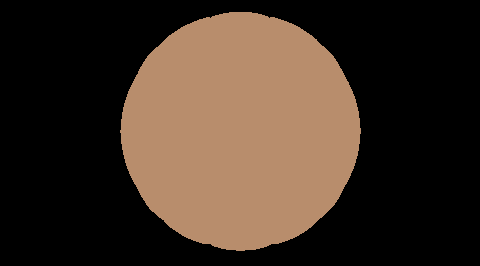
%> input picture lab1/intrinsic_images/ball_albedo.png, 480 x 266 px
$ octave recoloring.m   (GNU Octave 9; MATLAB toolbox functions it lacks are replaced by stand-ins)
%> lines starting %> are read from the running program, lines starting %| are printed output that depends on the picture; in (x1, y1, x2, y2) boxes, pixels count from 0 and x2, y2 are one past the last pixel; in counts of white or black regions, pixels touching at a corner belong together; the program's own positions count from 1
albedo_dir = 'ball_albedo.png';
shading_dir = 'ball_shading.png';
original_dir = 'ball.png';

im_albedo = imread(albedo_dir);
%> im_albedo is the input picture: size 266x480x3 uint8; mean R, G, B 64.1, 49.1, 37.6
im_shading = imread(shading_dir);
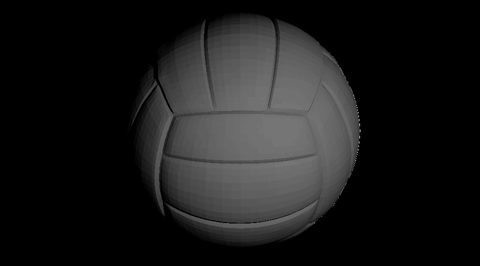
%> input picture lab1/intrinsic_images/ball_shading.png, 480 x 266 px
%> im_shading is the input picture: size 266x480 uint8; min 0, max 149, mean 25.6
im_original = imread(original_dir);
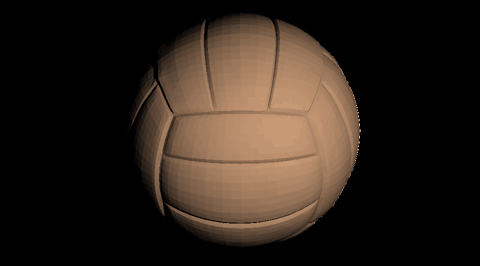
%> input picture lab1/intrinsic_images/ball.png, 480 x 266 px
%> im_original is the input picture: size 266x480x3 uint16; mean R, G, B 4715.9, 3613.8, 2768

% The values in each channel of the ball are substituted to the new color.
im_albedo(:,:,1) = zeros(size(im_albedo(:,:,1)));
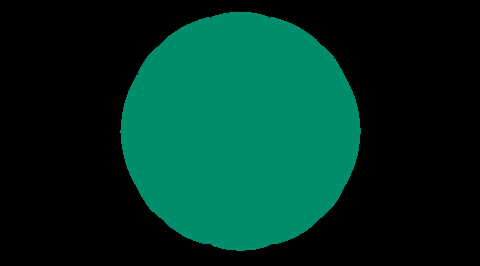
%> im_albedo: size 266x480x3 uint8; mean R, G, B 0, 49.1, 37.6
im_albedo_g = im_albedo(:,:,2);
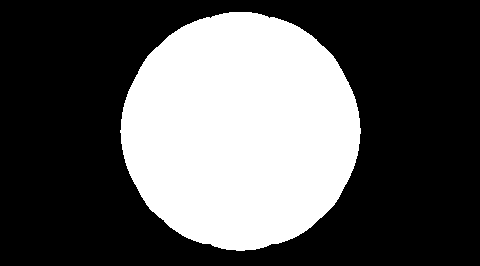
%> im_albedo_g: size 266x480 uint8; values 0 (black) and 141 (white), 34.8% white; 1 white region, box (x1, y1, x2, y2) and area: (120, 12, 361, 251) 44488
im_albedo_g(im_albedo_g == 141) = 255;
im_albedo(:,:,2) = im_albedo_g;
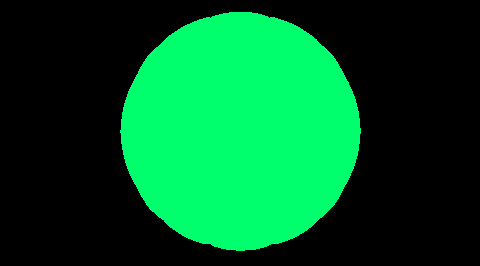
%> im_albedo: size 266x480x3 uint8; mean R, G, B 0, 88.9, 37.6
im_albedo(:,:,3) = zeros(size(im_albedo(:,:,3)));
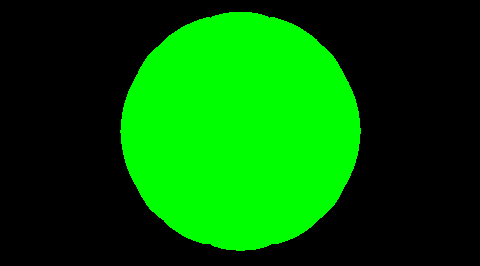
%> im_albedo: size 266x480x3 uint8; mean R, G, B 0, 88.9, 0

% Images ar transormed to double
im_albedo = im2double(im_albedo);
%> im_albedo: size 266x480x3 double
im_shading = im2double(im_shading);
%> im_shading: size 266x480 double

% An element-wise product between the albedo and shading is applied
im_recon = im_albedo.*im_shading;
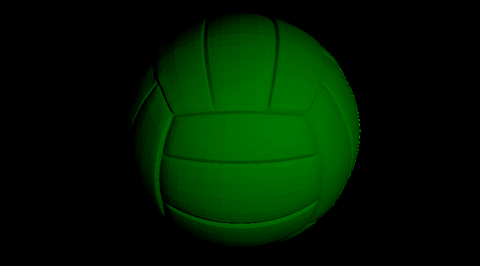
%> im_recon: size 266x480x3 double; mean R, G, B 0, 0.101, 0

% Plots are visualised of the originial image and new color image
subplot(1,2,1);
imshow(im_original);
title('Original Image');

subplot(1,2,2);
imshow(im_recon);
title('New Image');
